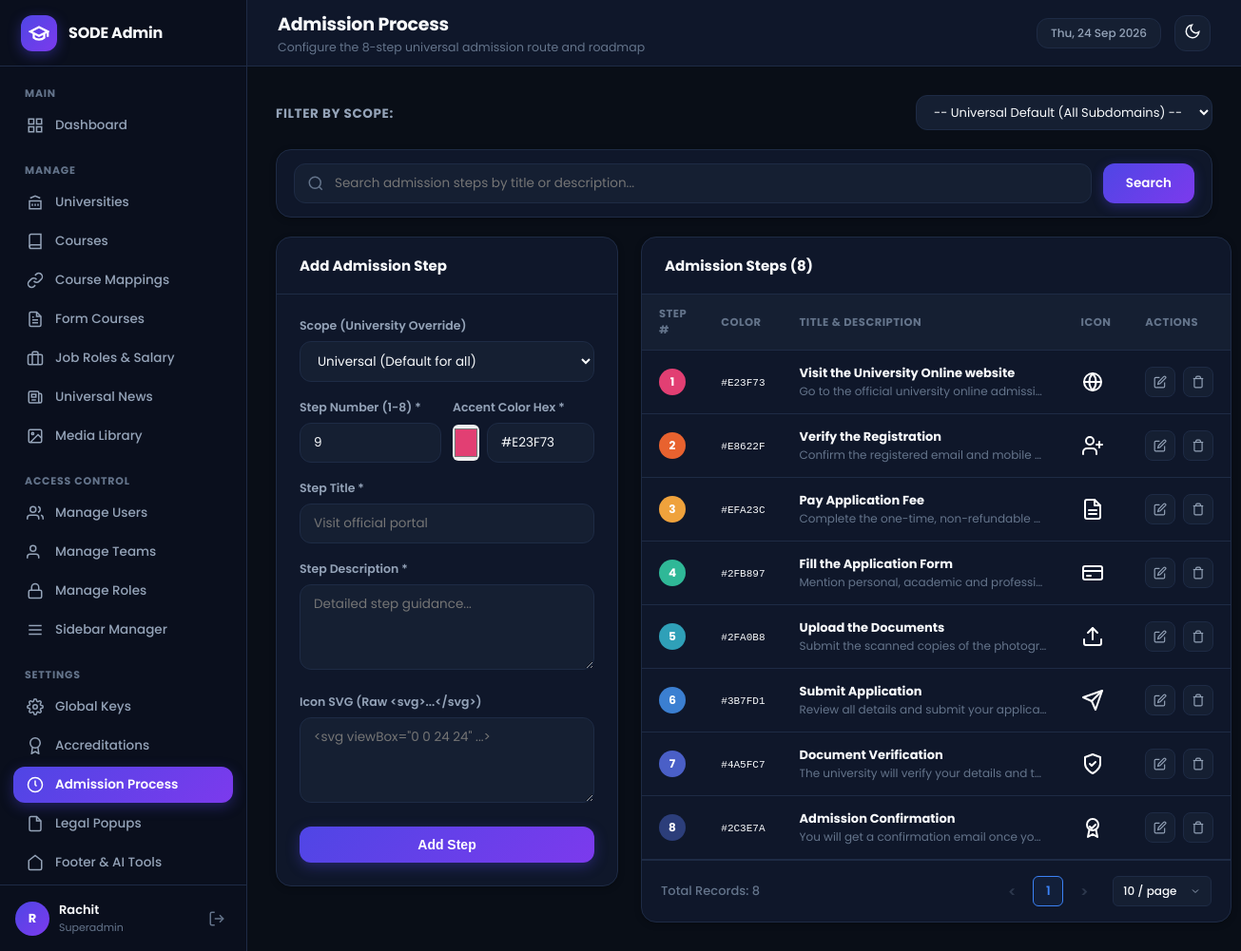
Screenshot of /admin/modules/admission_process/index.php (signed in) with the database file from the repository.
### tables this page shows
CREATE TABLE IF NOT EXISTS `sidebar_items` (
  `id` INT UNSIGNED AUTO_INCREMENT PRIMARY KEY,
  `display_name` VARCHAR(100) NOT NULL,
  `page_route` VARCHAR(255) NOT NULL,
  `sort_order` INT DEFAULT 0,
  `active_page_key` VARCHAR(100) NOT NULL,
  `rbac_module_key` VARCHAR(100) NOT NULL,
  `menu_section` VARCHAR(100) DEFAULT 'Manage',
  `icon_svg` TEXT NULL,
  `is_superadmin_only` TINYINT(1) DEFAULT 0,
  `is_active` TINYINT(1) DEFAULT 1,
  `created_at` TIMESTAMP DEFAULT CURRENT_TIMESTAMP
);

CREATE TABLE IF NOT EXISTS `admission_process_steps` (
  `id` INT UNSIGNED AUTO_INCREMENT PRIMARY KEY,
  `university_id` INT UNSIGNED NULL,
  `step_number` TINYINT UNSIGNED NOT NULL,
  `color_hex` VARCHAR(20) NOT NULL DEFAULT '#3B7FD1',
  `title` VARCHAR(255) NOT NULL,
  `description` TEXT NOT NULL,
  `icon_svg` TEXT NULL,
  CONSTRAINT `fk_aps_uni` FOREIGN KEY (`university_id`) REFERENCES `universities` (`id`) ON DELETE CASCADE
);

### admin/modules/admission_process/index.php (the view, shortened to what the rows shown need)
<?php
$active_page_key = 'admission_process';
$db = get_db_connection();
$selected_uni_id = isset($_GET['uni_id']) && $_GET['uni_id'] !== '' ? (int)$_GET['uni_id'] : null;
$search = trim($_GET['q'] ?? '');
$pagination = sode_get_pagination_params(10);
$page = $pagination['page'];
$per_page = $pagination['per_page'];
$offset = $pagination['offset'];
$where_clauses = [];
$params = [];
if ($selected_uni_id) {
    $where_clauses[] = "university_id = :uni_id";
    $params[':uni_id'] = $selected_uni_id;
} else {
    $where_clauses[] = "university_id IS NULL";
}
$where_sql = "WHERE " . implode(" AND ", $where_clauses);
$count_stmt = $db->prepare("SELECT COUNT(*) FROM admission_process_steps $where_sql");
$count_stmt->execute($params);
$total_steps = (int)$count_stmt->fetchColumn();
$query = "SELECT * FROM admission_process_steps $where_sql ORDER BY step_number ASC, id ASC LIMIT :limit OFFSET :offset";
$stmt = $db->prepare($query);
$stmt->bindValue(':limit', $per_page, PDO::PARAM_INT);
$stmt->bindValue(':offset', $offset, PDO::PARAM_INT);
$stmt->execute();
$steps = $stmt->fetchAll();
require_once ADMIN_PATH . '/includes/header.php';
?>
<div class="split-layout">
    <div class="admin-card">
        <div class="table-responsive">
            <table class="admin-table">
                <thead>
                    <tr>
                        <th>Step #</th>
                        <th>Color</th>
                        <th>Title & Description</th>
                        <th>Icon</th>
                        <th>Actions</th>
                    </tr>
                </thead>
                <tbody>
                    <?php if (empty($steps)): ?>
                        <tr><td colspan="5" style="text-align:center; padding:32px; color:var(--text-dim);"><?php echo $search !== '' ? 'No steps match your search query "' . htmlspecialchars($search) . '".' : 'No steps defined for this scope.'; ?></td></tr>
                    <?php else: ?>
                        <?php foreach ($steps as $s): ?>
                            <tr>
                                <td>
                                    <div style="width:28px; height:28px; border-radius:50%; background:<?php echo htmlspecialchars($s['color_hex']); ?>; color:#fff; display:flex; align-items:center; justify-content:center; font-weight:700; font-size:12px;">
                                        <?php echo $s['step_number']; ?>
                                    </div>
                                </td>
                                <td>
                                    <code style="font-size:11px;"><?php echo htmlspecialchars($s['color_hex']); ?></code>
                                </td>
                                <td>
                                    <strong><?php echo htmlspecialchars($s['title']); ?></strong>
                                    <div style="font-size:12px; color:var(--text-dim); max-width:260px; white-space:nowrap; overflow:hidden; text-overflow:ellipsis;">
                                        <?php echo htmlspecialchars($s['description']); ?>
                                    </div>
                                </td>
                                <td style="width:30px;">
                                    <?php if (!empty($s['icon_svg'])): ?>
                                        <div style="width:24px; height:24px; color:var(--primary);"><?php echo $s['icon_svg']; ?></div>
                                    <?php else: ?>
                                        <span style="color:var(--text-dim);">-</span>
                                    <?php endif; ?>
                                </td>
                                <td>
                                    <div class="table-actions">
                                        <?php echo rbac_render_edit_button(BASE_URL . '/modules/admission_process/index.php?edit_id=' . $s['id'] . ($selected_uni_id ? '&uni_id=' . $selected_uni_id : ''), 'Edit'); ?>
                                        <?php echo rbac_render_delete_button($s['id'], 'Delete'); ?>
                                    </div>
                                </td>
                            </tr>
                        <?php endforeach; ?>
                    <?php endif; ?>
                </tbody>
            </table>
        </div>
        <?php echo sode_render_pagination($total_steps, $page, $per_page); ?>
    </div>
</div>
<?php
require_once ADMIN_PATH . '/includes/footer.php';
?>

### admin/includes/sidebar.php (shortened to what the rows shown need)
<?php
$sidebar_items = get_user_sidebar_items();
$grouped_items = [];
foreach ($sidebar_items as $item) {
    $section = !empty($item['menu_section']) ? strtoupper($item['menu_section']) : 'MANAGE';
    $grouped_items[$section][] = $item;
}
if (empty($active_page_key)) {
    $current_script = str_replace('\\', '/', $_SERVER['SCRIPT_NAME'] ?? $_SERVER['PHP_SELF'] ?? '');
    if (preg_match('#/modules/([^/]+)/#', $current_script, $matches)) {
        $current_page_key = $matches[1];
    } elseif (strpos($current_script, 'dashboard.php') !== false) {
        $current_page_key = 'dashboard';
    } else {
        $current_page_key = '';
    }
} else {
    $current_page_key = $active_page_key;
}
?>
<aside class="app-sidebar" id="app-sidebar">
    <nav class="sidebar-nav">
        <?php foreach ($grouped_items as $section_title => $section_items): ?>
            <div class="nav-section">
                <div class="nav-section-title"><?php echo htmlspecialchars($section_title); ?></div>
                <ul class="nav-list">
                    <?php foreach ($section_items as $item):
                        $route = (strpos($item['page_route'], 'http') === 0) ? $item['page_route'] : BASE_URL . '/' . ltrim($item['page_route'], '/');
                        $is_active = ($current_page_key !== '' && $current_page_key === $item['active_page_key']);
                    ?>
                        <li class="nav-item <?php echo $is_active ? 'active' : ''; ?>">
                            <a href="<?php echo htmlspecialchars($route); ?>">
                                <?php if (!empty($item['icon_svg'])): ?>
                                    <?php echo $item['icon_svg']; ?>
                                <?php else: ?>
                                    <svg width="18" height="18" viewBox="0 0 24 24" fill="none" stroke="currentColor" stroke-width="2"><circle cx="12" cy="12" r="4"></circle></svg>
                                <?php endif; ?>
                                <span><?php echo htmlspecialchars($item['display_name']); ?></span>
                            </a>
                        </li>
                    <?php endforeach; ?>
                </ul>
            </div>
        <?php endforeach; ?>
    </nav>
</aside>

### admin/includes/rbac.php (shortened to what the rows shown need)
<?php
function is_superadmin() {
    return !empty($_SESSION['is_superadmin']);
}
function user_can($action, $team_id = null) {
    if (is_superadmin()) {
        return true;
    }
    $perm = null;
    $act = strtolower(trim($action));
    $col = 'can_' . $act;
    return !empty($perm[$col]);
}
function can_update($team_id = null) { return user_can('update', $team_id); }
function can_delete($team_id = null) { return user_can('delete', $team_id); }
function rbac_render_edit_button($url, $title = 'Edit', $custom_class = 'action-btn') {
    $can = can_update();
    if ($can) {
        return '<a href="' . htmlspecialchars($url) . '" class="' . htmlspecialchars($custom_class) . '" title="' . htmlspecialchars($title) . '">'
            . '<svg width="14" height="14" viewBox="0 0 24 24" fill="none" stroke="currentColor" stroke-width="2"><path d="M11 4H4a2 2 0 0 0-2 2v14a2 2 0 0 0 2 2h14a2 2 0 0 0 2-2v-7"></path><path d="M18.5 2.5a2.121 2.121 0 0 1 3 3L12 15l-4 1 1-4 9.5-9.5z"></path></svg>'
            . '</a>';
    }
}
function rbac_render_delete_button($id, $title = 'Delete', $action_name = 'delete', $extra_post_fields = []) {
    $can = can_delete();
    if ($can) {
        $csrf = function_exists('csrf_field') ? csrf_field() : '';
        $html = '<form method="POST" action="" class="confirm-delete" style="display:inline;">'
            . $csrf
            . '<input type="hidden" name="action" value="' . htmlspecialchars($action_name) . '">'
            . '<input type="hidden" name="id" value="' . (int)$id . '">';
        $html .= '<button type="submit" class="action-btn delete-btn" title="' . htmlspecialchars($title) . '">'
            . '<svg width="14" height="14" viewBox="0 0 24 24" fill="none" stroke="currentColor" stroke-width="2"><polyline points="3 6 5 6 21 6"></polyline><path d="M19 6v14a2 2 0 0 1-2 2H7a2 2 0 0 1-2-2V6m3 0V4a2 2 0 0 1 2-2h4a2 2 0 0 1 2 2v2"></path></svg>'
            . '</button></form>';
        return $html;
    }
}
    ?>
    <?php
function get_user_sidebar_items() {
    $db = get_db_connection();
    if (is_superadmin()) {
        $stmt = $db->query("SELECT * FROM sidebar_items WHERE is_active = 1 ORDER BY sort_order ASC, id ASC");
        $items = $stmt->fetchAll();
        if (!empty($items)) return $items;
    }
    $role_id = $_SESSION['user_role_id'] ?? 0;
    $stmt = $db->prepare("
        SELECT si.*
        FROM sidebar_items si
        INNER JOIN role_sidebar_access rsa ON si.id = rsa.sidebar_item_id
        WHERE rsa.role_id = :role_id AND si.is_active = 1 AND si.is_superadmin_only = 0
        ORDER BY si.sort_order ASC, si.id ASC
    ");
    $stmt->execute(['role_id' => $role_id]);
    return $stmt->fetchAll();
}

### admin/includes/helpers.php (shortened to what the rows shown need)
<?php
function csrf_token() {
    return $_SESSION['csrf_token'];
}
function csrf_field() {
    return '<input type="hidden" name="csrf_token" value="' . htmlspecialchars(csrf_token()) . '">';
}
if (!function_exists('sode_get_pagination_params')) {
    function sode_get_pagination_params($default_per_page = 10, $allowed = [10, 25, 50, 100], $page_key = 'page', $per_page_key = 'per_page') {
        $page = isset($_GET[$page_key]) ? (int)$_GET[$page_key] : 1;
        $per_page = isset($_GET[$per_page_key]) ? (int)$_GET[$per_page_key] : $default_per_page;
        $offset = ($page - 1) * $per_page;
        return [
            'page'     => $page,
            'per_page' => $per_page,
            'offset'   => $offset
        ];
    }
}
if (!function_exists('sode_render_pagination')) {
    function sode_render_pagination($total_records, $current_page, $per_page, $allowed = [10, 25, 50, 100], $page_key = 'page', $per_page_key = 'per_page') {
        $total_records = max(0, (int)$total_records);
        $per_page = max(1, (int)$per_page);
        $total_pages = max(1, (int)ceil($total_records / $per_page));
        $current_page = max(1, min((int)$current_page, $total_pages));
        $pages = [];
        if ($total_pages <= 7) {
            for ($i = 1; $i <= $total_pages; $i++) {
                $pages[] = $i;
            }
        }
        ?>
        <div class="sode-pagination-bar">
            <div class="sode-pagination-left">
                <span class="sode-pagination-total">Total Records: <?php echo number_format($total_records); ?></span>
            </div>
        </div>
        <?php
        return ob_get_clean();
    }
}

### rows the page displays
sidebar_items: display_name "Dashboard"
sidebar_items: display_name "Universities"
sidebar_items: display_name "Courses"
sidebar_items: display_name "Course Mappings"
sidebar_items: display_name "Form Courses"
sidebar_items: display_name "Job Roles & Salary"
sidebar_items: display_name "Universal News"
sidebar_items: display_name "Media Library"
sidebar_items: display_name "Manage Users"
sidebar_items: display_name "Manage Teams"
sidebar_items: display_name "Manage Roles"
sidebar_items: display_name "Sidebar Manager"
sidebar_items: display_name "Global Keys"
sidebar_items: display_name "Accreditations"
sidebar_items: display_name "Admission Process"
sidebar_items: display_name "Legal Popups"
sidebar_items: display_name "Footer & AI Tools"
admission_process_steps: step_number "1", color_hex "#E23F73", title "Visit the University Online website", description "Go to the official university online admissi…"
admission_process_steps: step_number "2", color_hex "#E8622F", title "Verify the Registration", description "Confirm the registered email and mobile…"
admission_process_steps: step_number "3", color_hex "#EFA23C", title "Pay Application Fee", description "Complete the one-time, non-refundable…"
admission_process_steps: step_number "4", color_hex "#2FB897", title "Fill the Application Form", description "Mention personal, academic and professi…"
admission_process_steps: step_number "5", color_hex "#2FA0B8", title "Upload the Documents", description "Submit the scanned copies of the photogr…"
admission_process_steps: step_number "6", color_hex "#3B7FD1", title "Submit Application", description "Review all details and submit your applic…"
admission_process_steps: step_number "7", color_hex "#4A5FC7", title "Document Verification", description "The university will verify your details and t…"
admission_process_steps: step_number "8", color_hex "#2C3E7A", title "Admission Confirmation", description "You will get a confirmation email once yo…", id "8"

### other values shown
APP_NAME "SODE Admin"
$section_title "MAIN"
$section_title "MANAGE"
$section_title "ACCESS CONTROL"
$section_title "SETTINGS"
get_user_initials($current_user['name']) "R"
$current_user['name'] "Rachit"
$current_user['role_name'] "Superadmin"
$page_title "Admission Process"
$page_subtitle "Configure the 8-step universal admission route and roadmap"
$total_steps "8"
$p "1"
form field value "10 / page"
